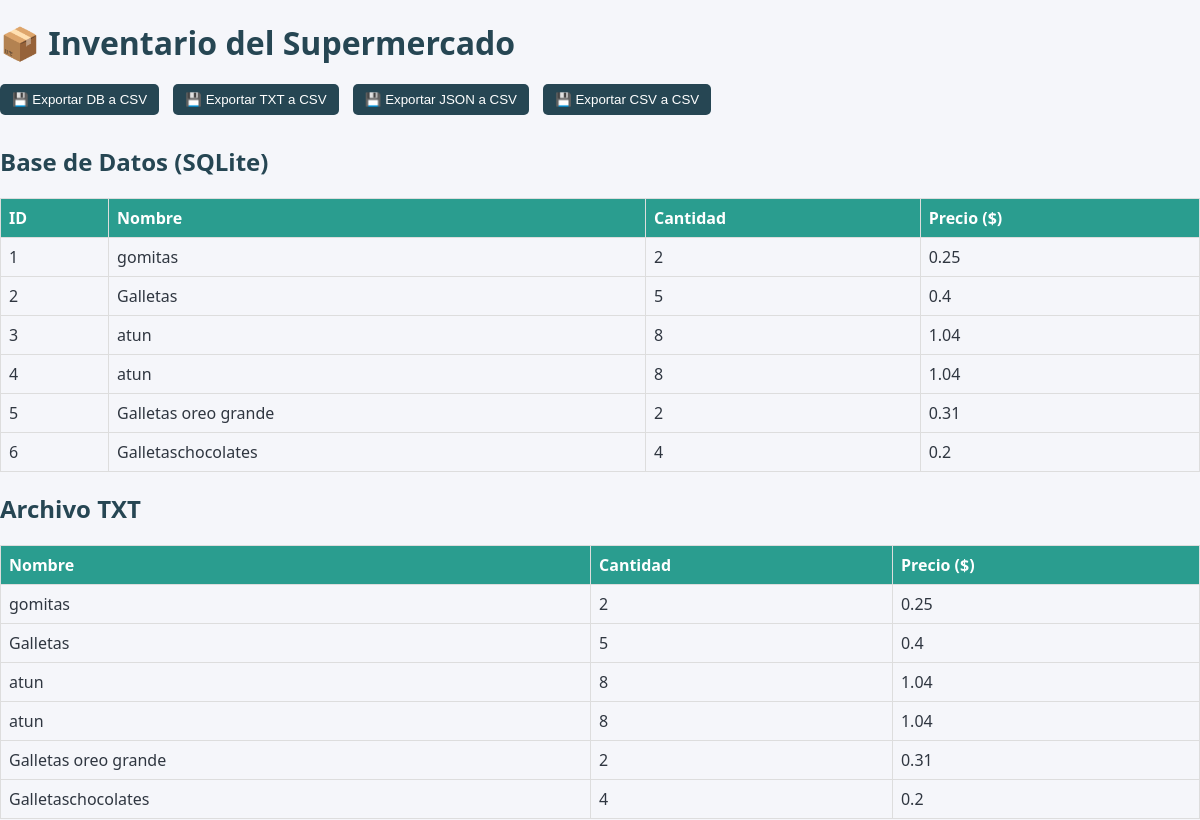
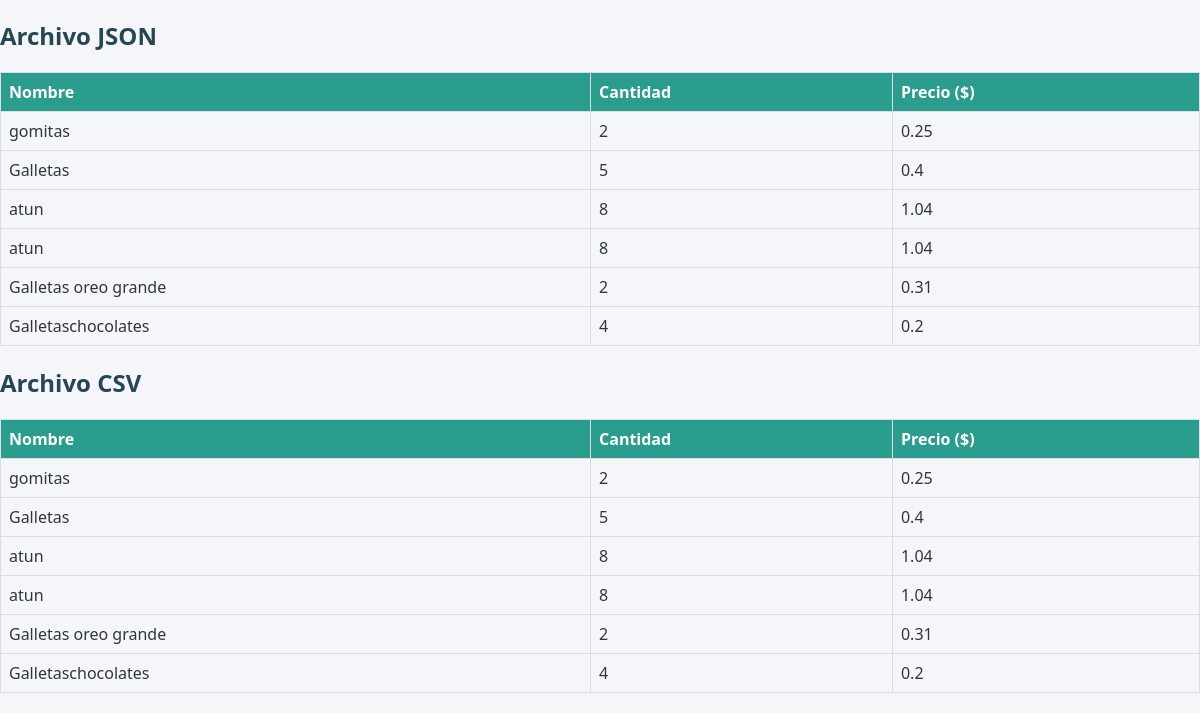
The app's page /inventario, older data (2 pictures, top to bottom).
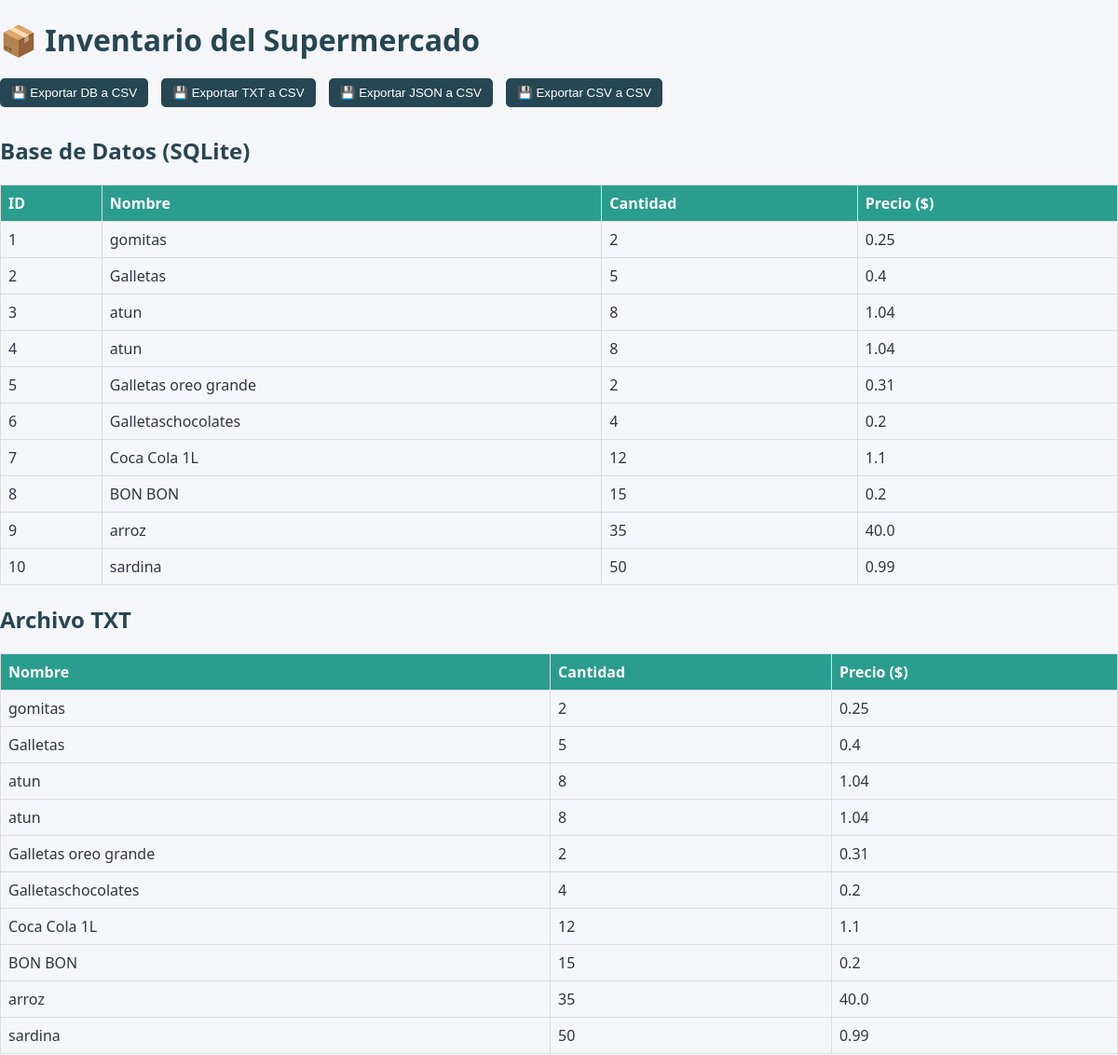
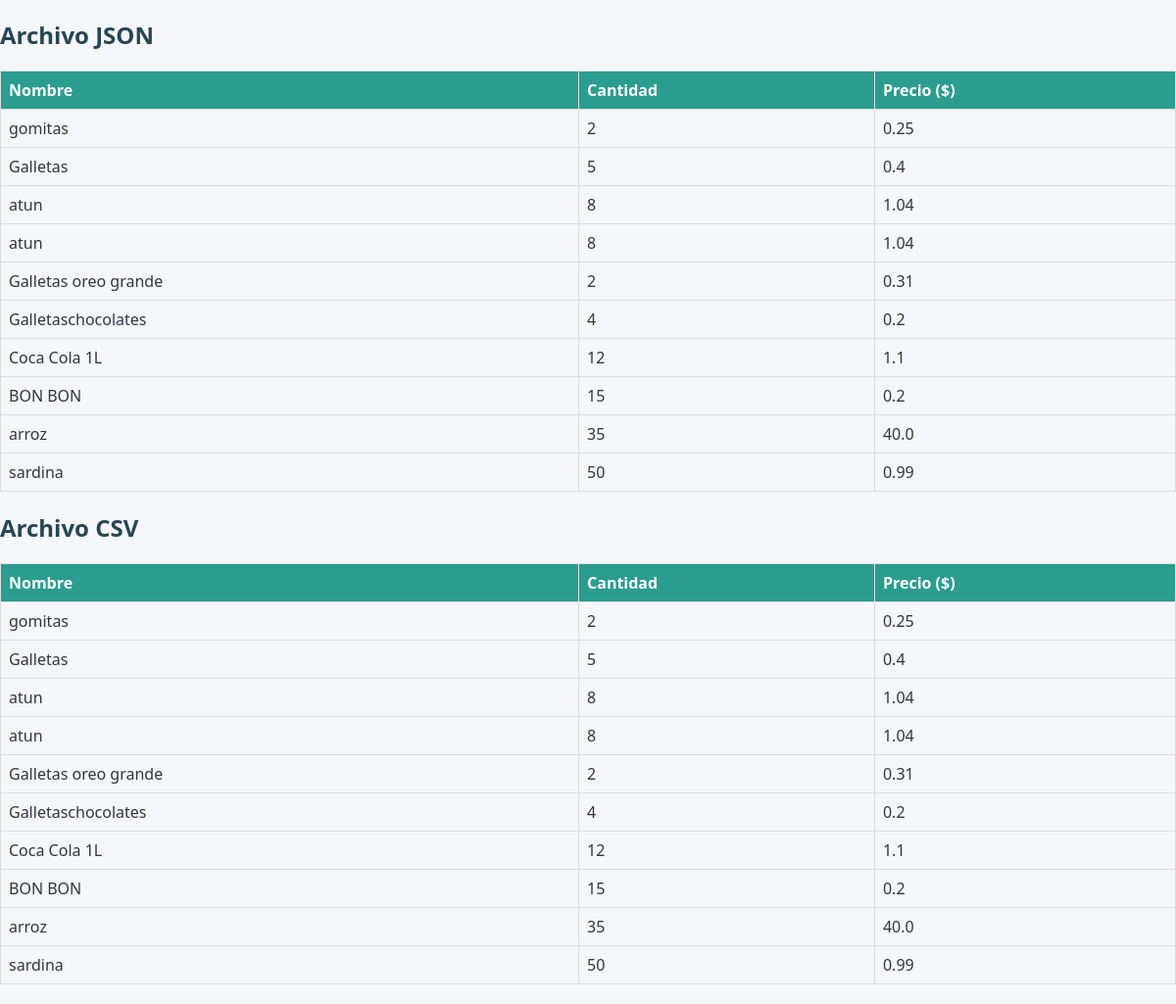
The same page, newer data (2 pictures, top to bottom).
### tables this page shows
CREATE TABLE productos (
        id INTEGER PRIMARY KEY AUTOINCREMENT,
        nombre TEXT NOT NULL,
        cantidad INTEGER NOT NULL,
        precio REAL NOT NULL
    );

### app.py (the view)
@app.route('/inventario')
def inventario():
    conn = sqlite3.connect('ventas.db')
    cursor = conn.cursor()
    cursor.execute("SELECT id, nombre, cantidad, precio FROM productos")
    productos_db = cursor.fetchall()
    conn.close()
    productos_txt, productos_json_file, productos_csv_file = [], [], []
    if os.path.exists(TXT_FILE):
        with open(TXT_FILE, "r", encoding="utf-8") as f:
            for linea in f:
                nombre, precio, cantidad = linea.strip().split(',')
                productos_txt.append({"nombre": nombre, "precio": float(precio), "cantidad": int(cantidad)})
    if os.path.exists(JSON_FILE):
        with open(JSON_FILE, "r", encoding="utf-8") as f:
            productos_json_file = json.load(f)
    if os.path.exists(CSV_FILE):
        with open(CSV_FILE, "r", encoding="utf-8") as f:
            reader = csv.DictReader(f)
            for row in reader:
                productos_csv_file.append({"nombre": row["nombre"], "precio": float(row["precio"]), "cantidad": int(row["cantidad"])})
    return render_template("inventario.html",
                           productos_db=productos_db,
                           productos_txt=productos_txt,
                           productos_json=productos_json_file,
                           productos_csv=productos_csv_file)

### templates/inventario.html (shortened to what this page needs)
<!DOCTYPE html>
<html lang="es">
<head>
    <link rel="stylesheet" href="{{ url_for('static', filename='styles.css') }}">
</head>
<body>
    <h1>📦 Inventario del Supermercado</h1>
    <div class="export-buttons">
        <button onclick="exportTableToCSV('dbTable', 'inventario_db.csv')">💾 Exportar DB a CSV</button>
        <button onclick="exportTableToCSV('txtTable', 'inventario_txt.csv')">💾 Exportar TXT a CSV</button>
        <button onclick="exportTableToCSV('jsonTable', 'inventario_json.csv')">💾 Exportar JSON a CSV</button>
        <button onclick="exportTableToCSV('csvTable', 'inventario_csv.csv')">💾 Exportar CSV a CSV</button>
    </div>
    <h2>Base de Datos (SQLite)</h2>
    <table id="dbTable">
        <thead>
            <tr><th>ID</th><th>Nombre</th><th>Cantidad</th><th>Precio ($)</th></tr>
        </thead>
        <tbody>
            {% for producto in productos_db %}
            <tr>
                <td>{{ producto[0] }}</td>
                <td>{{ producto[1] }}</td>
                <td>{{ producto[2] }}</td>
                <td>{{ producto[3] }}</td>
            </tr>
            {% endfor %}
        </tbody>
    </table>
    <h2>Archivo TXT</h2>
    <table id="txtTable">
        <thead>
            <tr><th>Nombre</th><th>Cantidad</th><th>Precio ($)</th></tr>
        </thead>
        <tbody>
            {% for producto in productos_txt %}
            <tr>
                <td>{{ producto.nombre }}</td>
                <td>{{ producto.cantidad }}</td>
                <td>{{ producto.precio }}</td>
            </tr>
            {% endfor %}
        </tbody>
    </table>
    <h2>Archivo JSON</h2>
    <table id="jsonTable">
        <thead>
            <tr><th>Nombre</th><th>Cantidad</th><th>Precio ($)</th></tr>
        </thead>
        <tbody>
            {% for producto in productos_json %}
            <tr>
                <td>{{ producto.nombre }}</td>
                <td>{{ producto.cantidad }}</td>
                <td>{{ producto.precio }}</td>
            </tr>
            {% endfor %}
        </tbody>
    </table>
    <h2>Archivo CSV</h2>
    <table id="csvTable">
        <thead>
            <tr><th>Nombre</th><th>Cantidad</th><th>Precio ($)</th></tr>
        </thead>
        <tbody>
            {% for producto in productos_csv %}
            <tr>
                <td>{{ producto.nombre }}</td>
                <td>{{ producto.cantidad }}</td>
                <td>{{ producto.precio }}</td>
            </tr>
            {% endfor %}
        </tbody>
    </table>
</body>
</html>

### static/css/styles.css (style rules this page uses)
body { background-color: #f5f6fa; font-family: 'Segoe UI', Tahoma, Geneva, Verdana, sans-serif; color: #2f3640; margin: 0; padding: 0; }
h1, h2 { color: #264653; margin-bottom: 20px; }
button { border: none; border-radius: 5px; padding: 8px 15px; cursor: pointer; font-weight: 500; transition: 0.3s; }

### templates/inventario.html (style rules this page uses)
table { width: 100%; border-collapse: collapse; margin-bottom: 20px; }
th, td { border: 1px solid #ddd; padding: 8px; text-align: left; }
th { background-color: #2a9d8f; color: white; }
.export-buttons button { margin-right: 10px; margin-bottom: 10px; padding: 8px 12px; border: none; background-color: #264653; color: white; cursor: pointer; border-radius: 5px; }

Row changes from the older to the newer data that the page shows:
added productos: id "7", nombre "Coca Cola 1L", cantidad "12", precio "1.1"
added productos: id "8", nombre "BON BON", cantidad "15", precio "0.2"
added productos: id "9", nombre "arroz", cantidad "35", precio "40.0"
added productos: id "10", nombre "sardina", cantidad "50", precio "0.99"
